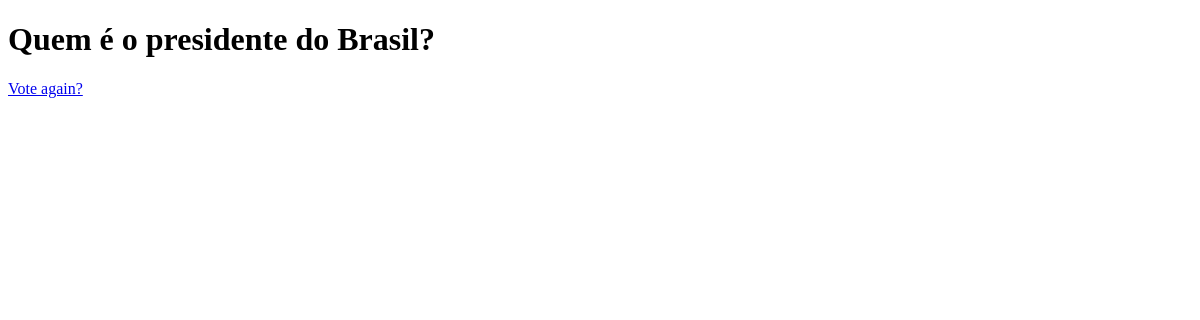
/polls/1/results/, run on an earlier commit of the app's database.
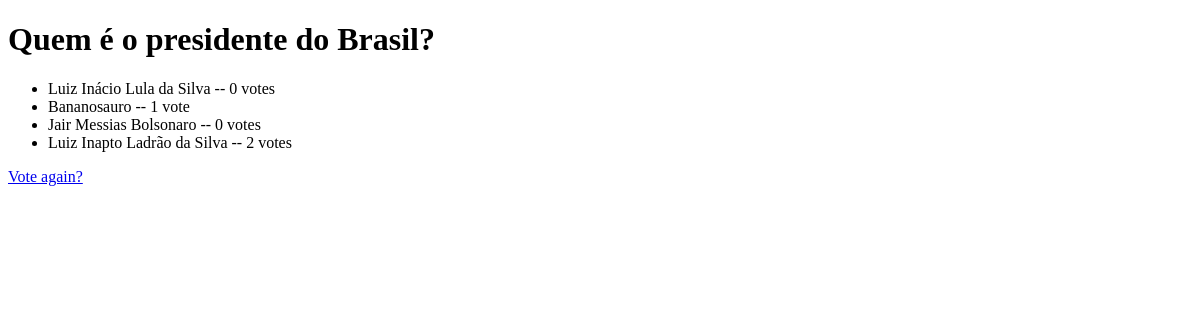
And on a later commit of the database.
### polls/models.py (models this page shows, shortened)
class Question(models.Model):
    question_text = models.CharField(max_length=200)
    pub_date = models.DateTimeField('date published')

class Choice(models.Model):
    question = models.ForeignKey(Question, on_delete=models.CASCADE)
    choice_text = models.CharField(max_length=200)
    votes = models.IntegerField(default=0)

### polls/views.py (the view)
# urls.py: path('<int:question_id>/results/', views.results, name='results'),
def results(request, question_id):
    question = get_object_or_404(Question, pk=question_id)
    return render(request, 'polls/results.html', {'question': question})

### polls/templates/polls/results.html (shortened to what this page needs)
<!DOCTYPE html>
<html lang="pt-br">
<head>
</head>
<body>
    <h1>{{ question.question_text }}</h1>
    <ul>
    {% for choice in question.choice_set.all %}
        <li>{{ choice.choice_text }} -- {{ choice.votes }} vote{{ choice.votes|pluralize }}</li>
    {% endfor %}
    </ul>
    <a href="{% url 'polls:detail' question.id %}">Vote again?</a>
</body>
</html>

What changed in the data, as far as the page shows it:
added Choice: choice_text "Luiz Inácio Lula da Silva", votes "0"
added Choice: choice_text "Bananosauro", votes "1"
added Choice: choice_text "Jair Messias Bolsonaro", votes "0"
added Choice: choice_text "Luiz Inapto Ladrão da Silva", votes "2"
